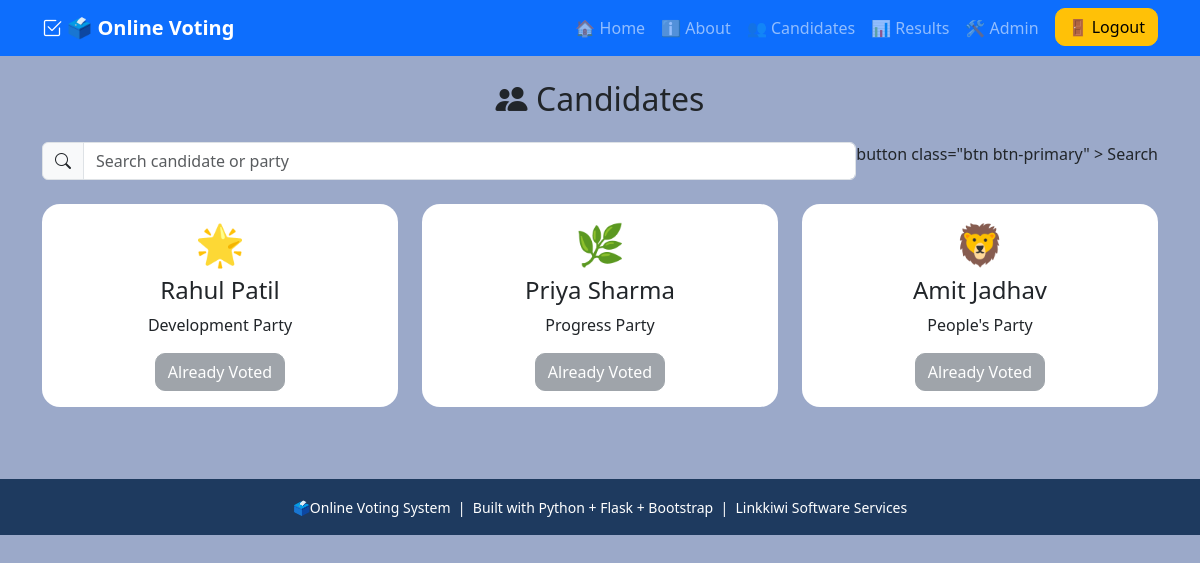
The app's page /candidates (signed in), older data.
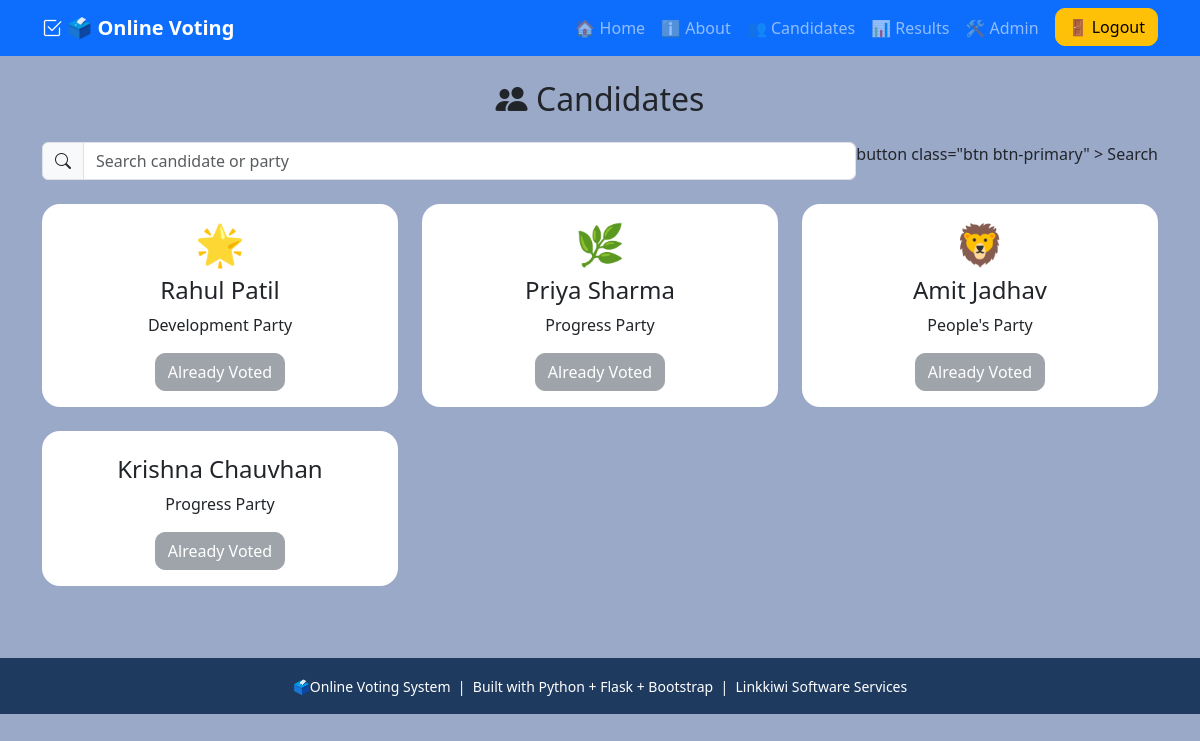
The same page, newer data.
### tables this page shows
CREATE TABLE candidates(
            id INTEGER PRIMARY KEY AUTOINCREMENT,
            name TEXT NOT NULL,
            party TEXT NOT NULL,
            symbol TEXT,
            votes INTEGER DEFAULT 0
        );

### app.py (the view)
@app.route("/candidates")
@login_required
def candidates():
    search = request.args.get("search","").strip()
    connection = get_db()
    candidates = connection.execute("""
        SELECT * FROM candidates
        WHERE name LIKE ?
        OR party LIKE ?
        ORDER BY id
    """, (
        f"%{search}%",
        f"%{search}%"
    )).fetchall()
    user = connection.execute("""
        SELECT has_voted
        FROM users
        WHERE id = ?
    """, (
        session["user_id"],
    )).fetchone()
    connection.close()
    return render_template(
        "candidates.html",
        candidates=candidates,
        search=search,
        has_voted=user["has_voted"]
    )

### app.py (called while the page is built)
def get_db():
    connection = sqlite3.connect(DATABASE)
    connection.row_factory = sqlite3.Row
    return connection

def login_required(function):
    @wraps(function)
    def decorated_function(*args, **kwargs):
        if "user_id" not in session:
            flash("Please login first.", "warning")
            return redirect(url_for("login"))
        return function(*args, **kwargs)
    return decorated_function

### templates/candidates.html (shortened to what this page needs)
{% extends "base.html" %}
{% block content %}
<h2 class="text-center mb-4">
<i class="bi bi-people-fill"></i>
Candidates
</h2>
<form
    method="GET"
    class="mb-4"
>
<div class="input-group">
<span class="input-group-text">
<i class="bi bi-search"></i>
</span>
<input
    type="text"
    name="search"
    value="{{ search }}"
    class="form-control"
    placeholder="Search candidate or party"
>
button
    class="btn btn-primary"
>
Search
</div>
</form>
<div class="row">
{% for candidate in candidates %}
<div class="col-md-4 mb-4">
<div class="card candidate-card">
<div class="card-body text-center">
<h1>
{{ candidate.symbol }}
</h1>
<h4>
{{ candidate.name }}
</h4>
<p>
{{ candidate.party }}
</p>
{% if has_voted %}
<button
    class="btn btn-secondary"
    disabled
>
Already Voted
</button>
{% endif %}
</div>
</div>
</div>
{% else %}
<p class="text-center">
No candidate found.
</p>
{% endfor %}
</div>
{% endblock %}

Row changes from the older to the newer data that the page shows:
added candidates: name "Krishna Chauvhan", party "Progress Party"
